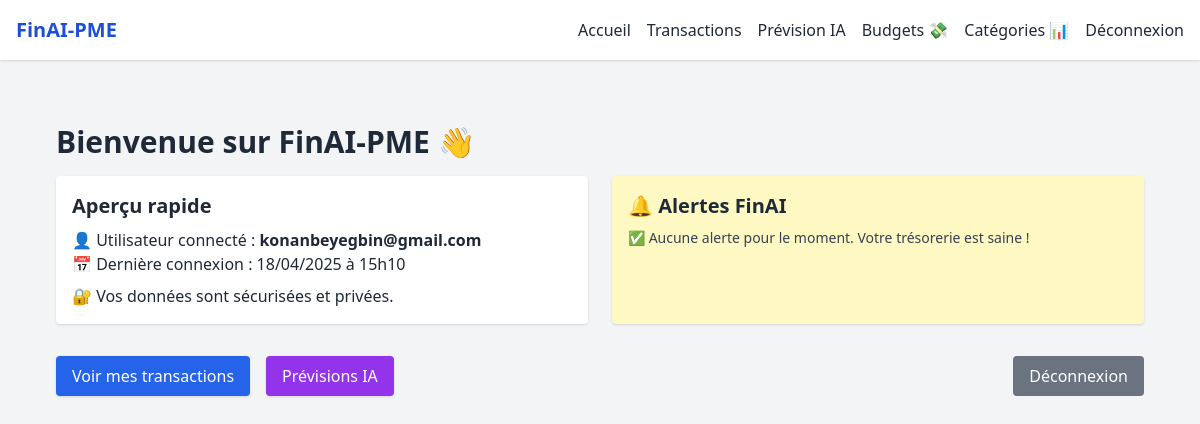
The page /home (signed in) on the database as committed earlier.
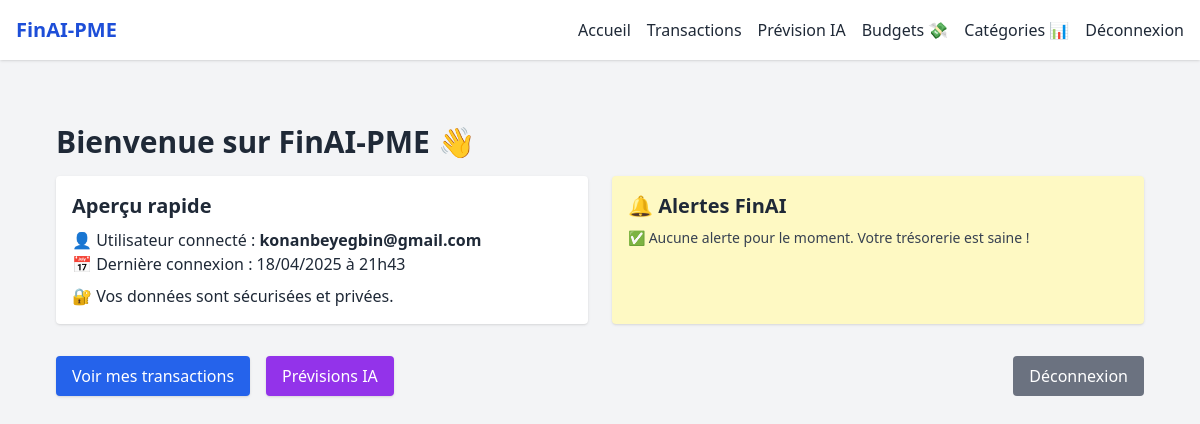
The same page on the database as committed later.
### app.py (models this page shows)
class User(db.Model, UserMixin):
    id = db.Column(db.Integer, primary_key=True)
    email = db.Column(db.String(100), unique=True, nullable=False)
    password = db.Column(db.String(200), nullable=False)
    alerts_enabled = db.Column(db.Boolean, default=True)
    last_login = db.Column(db.DateTime)  # 👈 nouvelle colonne

### app.py (the view)
@app.route('/home')
@login_required
def home():
    txs = Transaction.query.filter_by(user_id=current_user.id).order_by(Transaction.date).all()
    alerts = generate_alerts(txs)
    return render_template('dashboard.html', user=current_user, alerts=alerts)

### app.py (called while the page is built)
@login_manager.user_loader
def load_user(user_id):
    return User.query.get(int(user_id))

def generate_alerts(transactions):
    alerts = []
    total = sum(t.amount for t in transactions)
    if total < 0:
        alerts.append("⚠️ Solde total négatif : attention au découvert.")
    user_id = transactions[0].user_id if transactions else None
    if user_id:
        budgets = Budget.query.filter_by(user_id=user_id).all()
        for budget in budgets:
            total_cat = sum(t.amount for t in transactions if t.category == budget.category)
            if abs(total_cat) > budget.montant_max:
                alerts.append(f"🚨 Dépassement du budget pour {budget.category} : {abs(total_cat)} € > {budget.montant_max} €")
    return alerts

### templates/dashboard.html
{% extends 'base.html' %}
{% block content %}
<div class="p-4 sm:p-6 md:p-10">
  <h1 class="text-3xl font-bold mb-4">Bienvenue sur FinAI-PME 👋</h1>
  <div class="grid grid-cols-1 md:grid-cols-2 gap-6">
    <div class="bg-white p-4 rounded shadow">
      <h2 class="text-xl font-semibold mb-2">Aperçu rapide</h2>
      <p>👤 Utilisateur connecté : <strong>{{ user.email }}</strong></p>
      <p>📅 Dernière connexion : {{ user.last_login.strftime('%d/%m/%Y à %Hh%M') if user.last_login else 'N/A' }}</p>
      <p class="mt-2">🔐 Vos données sont sécurisées et privées.</p>
    </div>
    <div class="bg-yellow-100 p-4 rounded shadow">
      <h2 class="text-xl font-semibold mb-2">🔔 Alertes FinAI</h2>
      {% if alerts %}
        <ul class="list-disc pl-6 text-sm space-y-1">
          {% for alert in alerts %}
            <li>{{ alert }}</li>
          {% endfor %}
        </ul>
      {% else %}
        <p class="text-sm text-gray-700">✅ Aucune alerte pour le moment. Votre trésorerie est saine !</p>
      {% endif %}
    </div>
  </div>
  <div class="mt-8 flex flex-col sm:flex-row flex-wrap gap-4">
    <a href="/transactions" class="bg-blue-600 text-white px-4 py-2 rounded shadow hover:bg-blue-700 text-center">Voir mes transactions</a>
    <a href="/forecast" class="bg-purple-600 text-white px-4 py-2 rounded shadow hover:bg-purple-700 text-center">Prévisions IA</a>
    <a href="/logout" class="bg-gray-500 text-white px-4 py-2 rounded hover:bg-gray-600 text-center sm:ml-auto">Déconnexion</a>
  </div>
</div>
{% endblock %}

Rows that differ between the two databases and show on the page:
changed User "konanbeyegbin@gmail.com": last_login "18/04/2025 à 15h10" → "18/04/2025 à 21h43"
